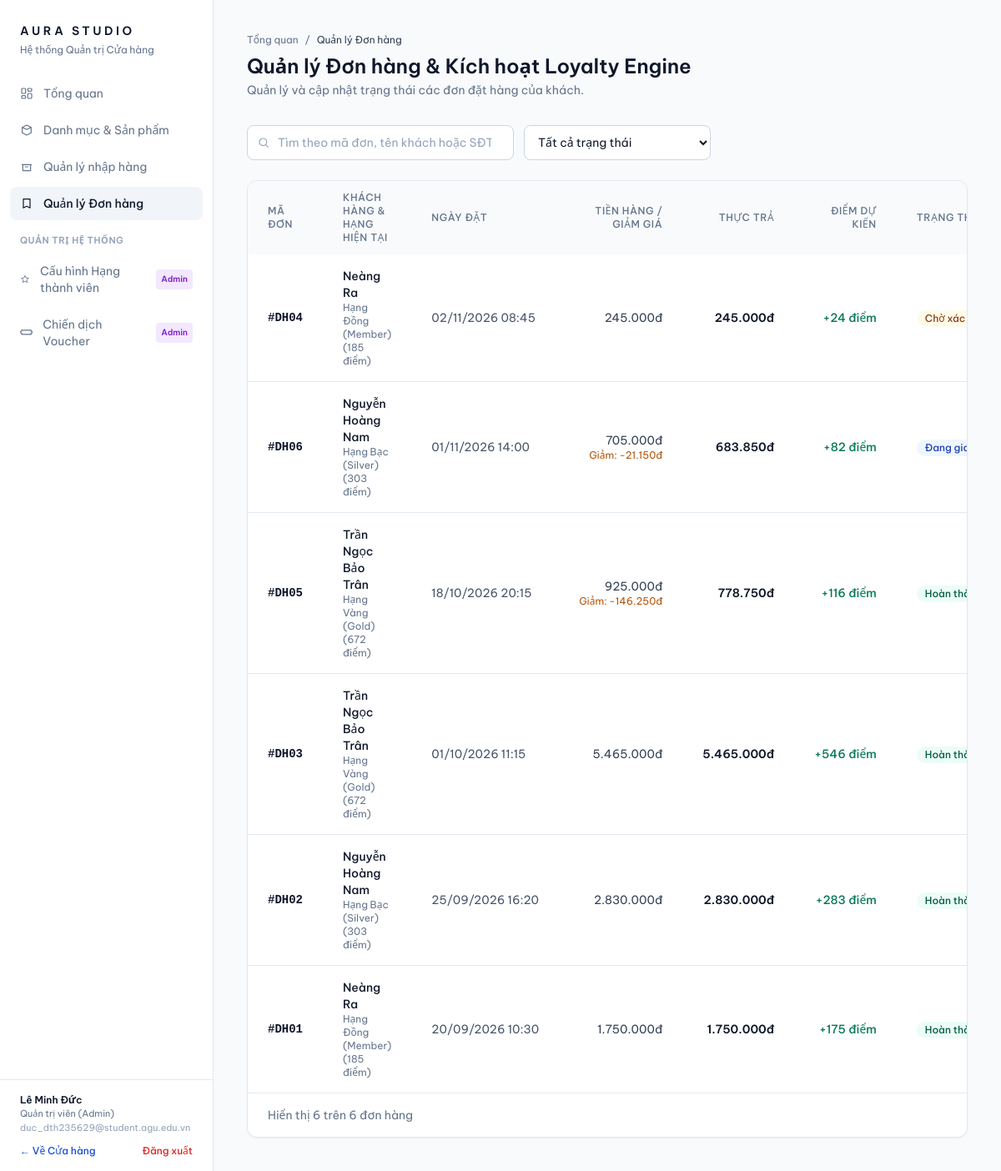
The app's page /admin/orders.php (signed in) with its own data.
### tables this page shows
CREATE TABLE nd_nguoi_dung (
    ma_nd INT AUTO_INCREMENT PRIMARY KEY,
    ma_vt INT NOT NULL DEFAULT 3,
    ho_ten VARCHAR(100) NOT NULL,
    ten_dang_nhap VARCHAR(50) NOT NULL UNIQUE,
    mat_khau VARCHAR(255) NOT NULL,
    sdt VARCHAR(15) NOT NULL UNIQUE,
    email VARCHAR(100) NOT NULL UNIQUE,
    anh_dai_dien VARCHAR(255) DEFAULT 'default_avatar.png',
    trang_thai TINYINT(1) DEFAULT 1,
    ngay_tao DATETIME DEFAULT CURRENT_TIMESTAMP,
    CONSTRAINT fk_nd_vaitro FOREIGN KEY (ma_vt) REFERENCES vt_vai_tro(ma_vt)
);

CREATE TABLE vt_vai_tro (
    ma_vt INT AUTO_INCREMENT PRIMARY KEY,
    ten_vt VARCHAR(50) NOT NULL,
    mo_ta_quyen VARCHAR(255) DEFAULT NULL,
    trang_thai TINYINT(1) DEFAULT 1
);

CREATE TABLE dh_don_hang (
    ma_dh INT AUTO_INCREMENT PRIMARY KEY,
    ma_nd INT NOT NULL,
    ma_pgg INT DEFAULT NULL,
    tong_tien_hang DECIMAL(12,2) NOT NULL,
    tien_giam_hang_tv DECIMAL(12,2) NOT NULL DEFAULT 0,
    tien_giam_voucher DECIMAL(12,2) NOT NULL DEFAULT 0,
    diem_su_dung INT NOT NULL DEFAULT 0,
    thanh_tien DECIMAL(12,2) NOT NULL,
    diem_cong_du_kien INT NOT NULL DEFAULT 0,
    pt_thanh_toan ENUM('COD', 'CHUYEN_KHOAN') DEFAULT 'COD',
    trang_thai_dh ENUM('CHO_XAC_NHAN', 'DANG_GIAO', 'HOAN_THANH', 'DA_HUY') DEFAULT 'CHO_XAC_NHAN',
    ngay_dat DATETIME DEFAULT CURRENT_TIMESTAMP,
    CONSTRAINT fk_dh_nguoidung FOREIGN KEY (ma_nd) REFERENCES nd_nguoi_dung(ma_nd),
    CONSTRAINT fk_dh_pgg FOREIGN KEY (ma_pgg) REFERENCES pgg_phieu_giam_gia(ma_pgg) ON DELETE SET NULL
);

CREATE TABLE htv_hang_thanh_vien (
    ma_hang INT AUTO_INCREMENT PRIMARY KEY,
    ten_hang VARCHAR(50) NOT NULL,
    diem_toi_thieu INT NOT NULL DEFAULT 0,
    phan_tram_giam DECIMAL(5,2) NOT NULL DEFAULT 0.00,
    he_so_tich_diem DECIMAL(3,2) NOT NULL DEFAULT 1.00,
    mo_ta_uu_dai VARCHAR(255) DEFAULT NULL,
    mau_sac_the VARCHAR(20) DEFAULT '#CD7F32'
);

CREATE TABLE ttd_the_tich_diem (
    ma_the INT AUTO_INCREMENT PRIMARY KEY,
    ma_nd INT NOT NULL UNIQUE,
    ma_hang INT NOT NULL DEFAULT 1,
    ma_so_the VARCHAR(30) NOT NULL UNIQUE,
    tong_diem_tich_luy INT NOT NULL DEFAULT 0,
    diem_kha_dung INT NOT NULL DEFAULT 0,
    ngay_cap DATETIME DEFAULT CURRENT_TIMESTAMP,
    ngay_cap_nhat DATETIME DEFAULT CURRENT_TIMESTAMP ON UPDATE CURRENT_TIMESTAMP,
    CONSTRAINT fk_ttd_nguoidung FOREIGN KEY (ma_nd) REFERENCES nd_nguoi_dung(ma_nd) ON DELETE CASCADE,
    CONSTRAINT fk_ttd_hangtv FOREIGN KEY (ma_hang) REFERENCES htv_hang_thanh_vien(ma_hang)
);

### admin/orders.php (the view, shortened to what the rows shown need)
<?php
require_once __DIR__ . '/../config/db.php';
require_once __DIR__ . '/../services/admin/OrderAdminService.php';
$orderService = new OrderAdminService();
$orders       = $orderService->getAllOrders();
require __DIR__ . '/includes/header.php';
$statusBadges = [
    'CHO_XAC_NHAN' => ['label' => 'Chờ xác nhận', 'class' => 'bg-amber-50 text-amber-800'],
    'DANG_GIAO'    => ['label' => 'Đang giao',    'class' => 'bg-blue-50 text-blue-800'],
    'HOAN_THANH'   => ['label' => 'Hoàn thành',   'class' => 'bg-emerald-50 text-emerald-800'],
    'DA_HUY'       => ['label' => 'Đã hủy',       'class' => 'bg-slate-100 text-slate-600'],
];
?>
<header>
  <h1 class="mt-2 text-2xl font-semibold leading-tight text-slate-900">Quản lý Đơn hàng &amp; Kích hoạt Loyalty Engine</h1>
</header>
<section aria-label="Danh sách đơn hàng" class="fade-up mt-6 overflow-hidden rounded-xl border border-slate-200 bg-white shadow-sm">
  <div class="overflow-x-auto">
    <table class="min-w-full text-left text-sm">
      <thead class="bg-slate-50 text-xs uppercase tracking-wider text-slate-500">
        <tr>
          <th scope="col" class="px-6 py-3 font-medium">Mã đơn</th>
          <th scope="col" class="px-6 py-3 font-medium">Khách hàng &amp; Hạng hiện tại</th>
          <th scope="col" class="px-6 py-3 font-medium">Ngày đặt</th>
          <th scope="col" class="px-6 py-3 text-right font-medium">Tiền hàng / Giảm giá</th>
          <th scope="col" class="px-6 py-3 text-right font-medium">Thực trả</th>
          <th scope="col" class="px-6 py-3 text-right font-medium">Điểm dự kiến</th>
          <th scope="col" class="px-6 py-3 font-medium">Trạng thái</th>
        </tr>
      </thead>
      <tbody id="orderRows" class="divide-y divide-slate-200 tabular-nums">
        <?php foreach ($orders as $od): ?>
          <?php
            $badge = $statusBadges[$od['trang_thai_dh']] ?? ['label' => $od['trang_thai_dh'], 'class' => 'bg-slate-100 text-slate-700'];
            $totalDiscount = (float)$od['tien_giam_hang_tv'] + (float)$od['tien_giam_voucher'] + ((int)$od['diem_su_dung'] * 1000);
          ?>
          <tr class="order-row align-middle"
            data-search="<?= htmlspecialchars(mb_strtolower($od['ma_dh_code'] . ' ' . $od['ten_khach_hang'] . ' ' . $od['sdt_khach_hang'])) ?>"
            data-status="<?= htmlspecialchars($od['trang_thai_dh']) ?>">
            <td class="whitespace-nowrap px-6 py-4 font-mono font-semibold text-slate-900">#<?= htmlspecialchars($od['ma_dh_code']) ?></td>
            <td class="px-6 py-4">
              <p class="font-medium text-slate-900"><?= htmlspecialchars($od['ten_khach_hang']) ?></p>
              <p class="text-xs text-slate-500">
                <?= htmlspecialchars($od['ten_hang'] ?? 'Chưa mở thẻ') ?> (<?= (int)$od['tong_diem_tich_luy'] ?> điểm)
              </p>
            </td>
            <td class="whitespace-nowrap px-6 py-4 text-slate-600"><?= formatDateVN($od['ngay_dat'], true) ?></td>
            <td class="whitespace-nowrap px-6 py-4 text-right">
              <p class="text-slate-700"><?= formatVND($od['tong_tien_hang']) ?></p>
              <?php if ($totalDiscount > 0): ?>
                <p class="text-xs text-amber-700">Giảm: -<?= formatVND($totalDiscount) ?></p>
              <?php endif; ?>
            </td>
            <td class="whitespace-nowrap px-6 py-4 text-right font-semibold text-slate-900"><?= formatVND($od['thanh_tien']) ?></td>
            <td class="whitespace-nowrap px-6 py-4 text-right font-medium text-emerald-700">+<?= (int)$od['diem_cong_du_kien'] ?> điểm</td>
            <td class="whitespace-nowrap px-6 py-4">
              <span class="inline-block rounded-full px-2.5 py-0.5 text-xs font-medium <?= $badge['class'] ?>">
                <?= htmlspecialchars($badge['label']) ?>
              </span>
            </td>
          </tr>
        <?php endforeach; ?>
      </tbody>
    </table>
  </div>
</section>
<?php require __DIR__ . '/includes/footer.php'; ?>

### admin/includes/header.php (shortened to what the rows shown need)
<?php
require_once __DIR__ . '/../../config/db.php';
require_once __DIR__ . '/../../services/admin/DashboardService.php';
$dashServiceForHeader = new DashboardService();
$adminUser = $dashServiceForHeader->getCurrentAdminProfile(getCurrentAdminId());
?>
<!DOCTYPE html>
<html lang="vi">
<head>
  <script src="https://cdn.tailwindcss.com"></script>
</head>
<body class="bg-canvas font-sans text-slate-800 antialiased">
  <div class="flex min-h-screen flex-col lg:flex-row">
    <aside class="border-b border-slate-200 bg-white lg:sticky lg:top-0 lg:flex lg:h-screen lg:w-64 lg:shrink-0 lg:flex-col lg:border-b-0 lg:border-r">
      <div class="border-t border-slate-200 px-6 py-4 lg:mt-auto space-y-2">
        <div>
          <p class="text-xs font-semibold text-slate-900"><?= htmlspecialchars($adminUser['ho_ten'] ?? 'Lê Minh Đức') ?></p>
          <p class="truncate text-[11px] text-slate-500"><?= htmlspecialchars($adminUser['ten_vt'] ?? 'Quản trị viên') ?></p>
          <p class="truncate text-[11px] text-slate-400"><?= htmlspecialchars($adminUser['email'] ?? '') ?></p>
        </div>
      </div>
    </aside>
    <main class="min-w-0 flex-1 px-6 py-8 lg:px-10 lg:py-10">

### records on screen
nd_nguoi_dung: ho_ten "Lê Minh Đức", ma_vt.ten_vt "Quản trị viên (Admin)", email "duc_dth235629@student.agu.edu.vn"
dh_don_hang: ma_dh_code "DH04", ma_nd.ho_ten "Neàng Ra", htv_hang_thanh_vien.ten_hang "Hạng Đồng (Member)", ttd_the_tich_diem.tong_diem_tich_luy "185", ngay_dat "02/11/2026 08:45", tong_tien_hang "245.000đ", thanh_tien "245.000đ", diem_cong_du_kien "24", trang_thai_dh "Chờ xác…"
dh_don_hang: ma_dh_code "DH06", ma_nd.ho_ten "Nguyễn Hoàng Nam", htv_hang_thanh_vien.ten_hang "Hạng Bạc (Silver)", ttd_the_tich_diem.tong_diem_tich_luy "303", ngay_dat "01/11/2026 14:00", tong_tien_hang "705.000đ", formatVND($totalDiscount) "21.150đ", thanh_tien "683.850đ", diem_cong_du_kien "82", trang_thai_dh "Đang…"
dh_don_hang: ma_dh_code "DH05", ma_nd.ho_ten "Trần Ngọc Bảo Trân", htv_hang_thanh_vien.ten_hang "Hạng Vàng (Gold)", ttd_the_tich_diem.tong_diem_tich_luy "672", ngay_dat "18/10/2026 20:15", tong_tien_hang "925.000đ", formatVND($totalDiscount) "146.250đ", thanh_tien "778.750đ", diem_cong_du_kien "116", trang_thai_dh "Hoàn…"
dh_don_hang: ma_dh_code "DH03", ma_nd.ho_ten "Trần Ngọc Bảo Trân", htv_hang_thanh_vien.ten_hang "Hạng Vàng (Gold)", ttd_the_tich_diem.tong_diem_tich_luy "672", ngay_dat "01/10/2026 11:15", tong_tien_hang "5.465.000đ", thanh_tien "5.465.000đ", diem_cong_du_kien "546", trang_thai_dh "Hoàn…"
dh_don_hang: ma_dh_code "DH02", ma_nd.ho_ten "Nguyễn Hoàng Nam", htv_hang_thanh_vien.ten_hang "Hạng Bạc (Silver)", ttd_the_tich_diem.tong_diem_tich_luy "303", ngay_dat "25/09/2026 16:20", tong_tien_hang "2.830.000đ", thanh_tien "2.830.000đ", diem_cong_du_kien "283", trang_thai_dh "Hoàn…"
dh_don_hang: ma_dh_code "DH01", ma_nd.ho_ten "Neàng Ra", htv_hang_thanh_vien.ten_hang "Hạng Đồng (Member)", ttd_the_tich_diem.tong_diem_tich_luy "185", ngay_dat "20/09/2026 10:30", tong_tien_hang "1.750.000đ", thanh_tien "1.750.000đ", diem_cong_du_kien "175", trang_thai_dh "Hoàn…"

### other values on screen
count($orders) "6"
